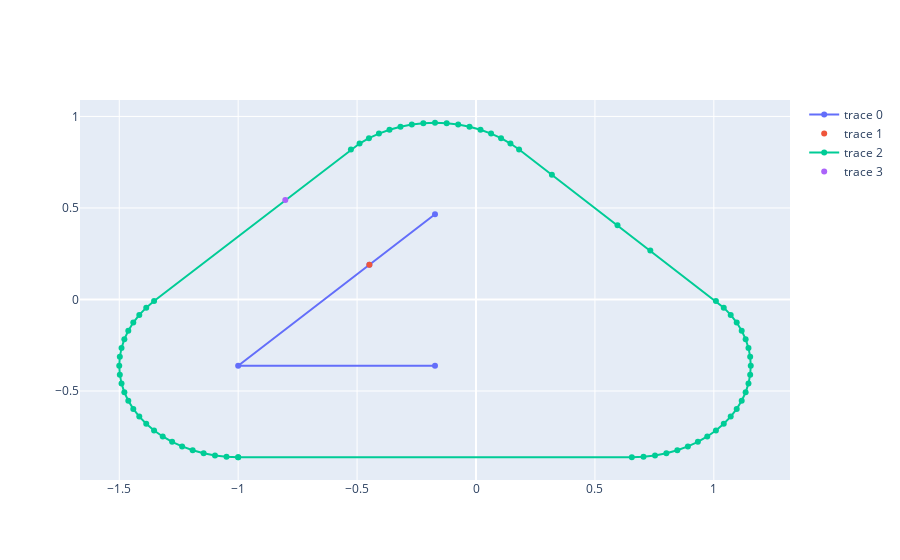

Notebook code cell kept with this figure:
### Code cell
lx, ly = points_to_plot(l.coords)
rx, ry = points_to_plot(l.representative_point().coords)
bx, by = points_to_plot(buffer.boundary.coords)
px, py = points_to_plot(proj_loc.coords)

# super quick scatter plot
fig = go.Figure()
fig.add_trace(go.Scatter(x=lx, y=ly, mode='markers+lines',))

fig.add_trace(go.Scatter(x=rx, y=ry, mode='markers',))
fig.add_trace(go.Scatter(x=bx, y=by, mode='markers+lines',))

fig.add_trace(go.Scatter(x=px, y=py, mode='markers',))
